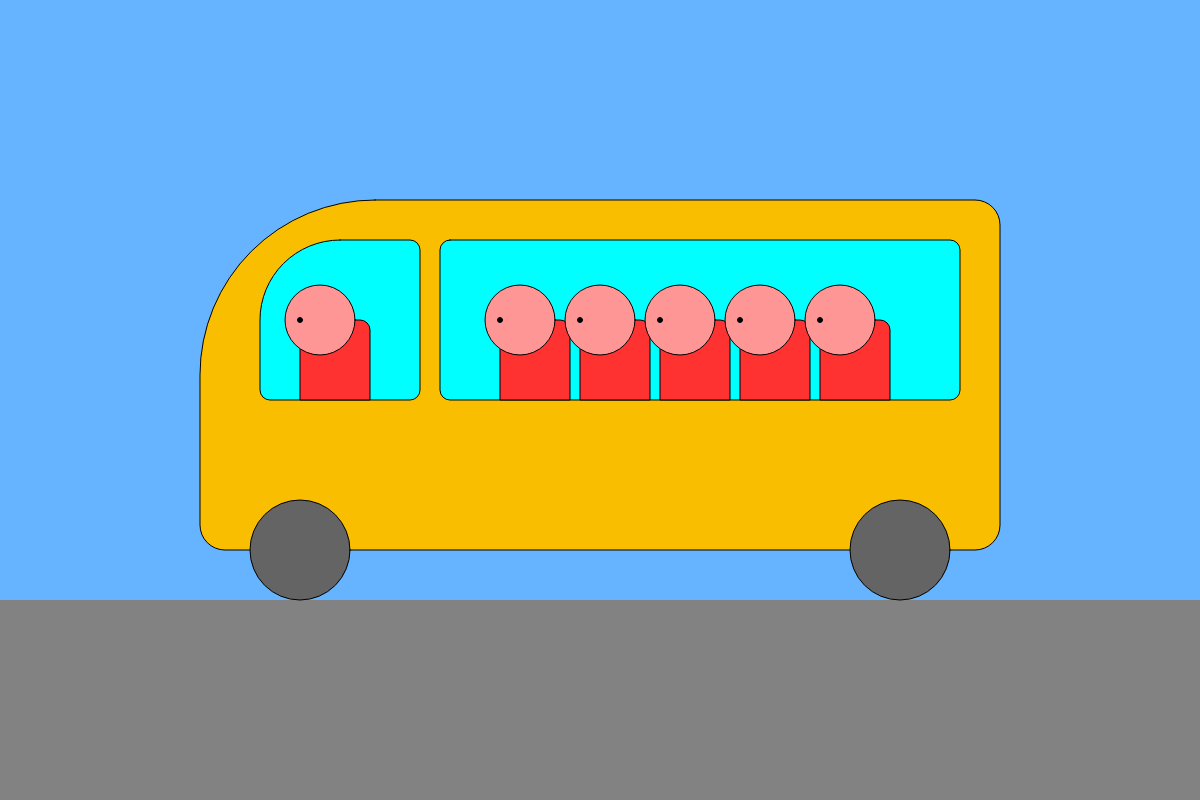
Frame 1 (no input)
Frame 60 (no input): identical to frame 1, image omitted
Frame 120 (the mouse pressed at the canvas centre since frame 60): identical to frame 1, image omitted

The p5.js sketch that drew this single still picture (run headless with seeded random() and noise() and a simulated clock; from frame 60 on, the mouse is pressed at the canvas centre):

// p5.js sketch
// ── sketch.js

var bus;
var floorPos_y;

function setup()
{

    createCanvas(1200,800);
    floorPos_y = 600;
    bus = {
        x: 200, 
        length: 800, 
        height: 400, 
        wheelDia: 100, 
        driver_pos_x: 0.15,
        passengers: [0.4,0.5,0.6,0.7,0.8]
    };
}

function draw()
{
    
    background(102,179,255);
    
    noStroke();
    fill(130);
    rect(0,floorPos_y,width, height - floorPos_y);
    
    //draw the bus
    stroke(0);
    fill(250,190,0);
    
    rect(
        bus.x, 
        floorPos_y - bus.height, 
        bus.length, 
        bus.height - bus.wheelDia/2,
        200,
        25,
        25,
        25
    );
    
    //the wheels
    fill(100);
    ellipse(
        bus.x + bus.wheelDia, 
        floorPos_y - bus.wheelDia/2,
        bus.wheelDia
    )
    
        ellipse(
        bus.x - bus.wheelDia + bus.length, 
        floorPos_y - bus.wheelDia/2,
        bus.wheelDia
    )
    
    //the windows
    
    fill(0,255,255);
    
    rect(
    bus.x + bus.length * 0.075,
    floorPos_y - bus.height * 0.9, 
    bus.length * 0.2, 
    bus.height * 0.4, 
    150,
    10,
    10,
    10    
    );
    
    rect(
        bus.x + bus.length * 0.3,
        floorPos_y - bus.height * 0.9, 
        bus.length * 0.65, 
        bus.height * 0.4, 
        10);
    

    var basePos_y = floorPos_y - bus.height * 0.9 + bus.height * 0.4;
    var centerPos_x = bus.x + bus.driver_pos_x * bus.length;
    
    drawPerson(
        centerPos_x, 
        basePos_y
    );
    
    for(var i = 0 ; i < bus.passengers.length; i++)
    {
        var centerPos_x = bus.x + bus.passengers[i] * bus.length;
        drawPerson(
            centerPos_x, 
            basePos_y
        );
    }
    
}


function drawPerson(center_pos_x, base_pos_y)
{
    fill(255,50,50);
    rect(center_pos_x - 20, base_pos_y - 80, 
         70, 80,
         10,10,0,0);
    
    fill(255,150,150);
    ellipse(center_pos_x, base_pos_y - 80, 70);
    
    fill(0);
    ellipse(center_pos_x - 20, base_pos_y - 80, 5);
}
